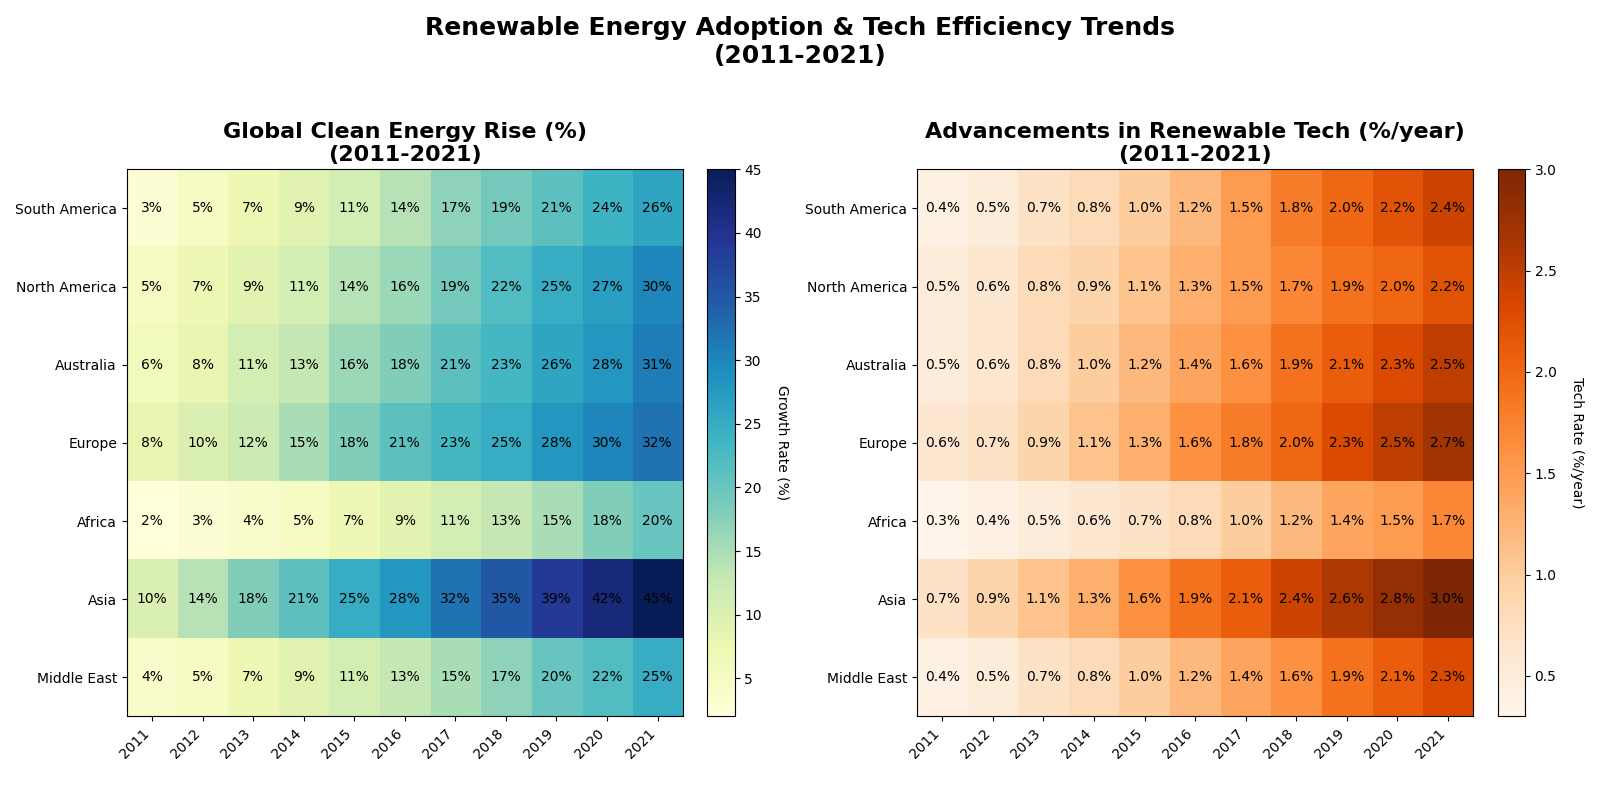

This chart was generated by the following Python code:
import numpy as np
import matplotlib.pyplot as plt

# Define years and regions
years = np.arange(2011, 2022)
regions = ["South America", "North America", "Australia", "Europe", "Africa", "Asia", "Middle East"]

# Adoption rates (%) data
adoption_rates = np.array([
    [3, 5, 7, 9, 11, 14, 17, 19, 21, 24, 26],    # South America
    [5, 7, 9, 11, 14, 16, 19, 22, 25, 27, 30],    # North America
    [6, 8, 11, 13, 16, 18, 21, 23, 26, 28, 31],   # Australia
    [8, 10, 12, 15, 18, 21, 23, 25, 28, 30, 32],  # Europe
    [2, 3, 4, 5, 7, 9, 11, 13, 15, 18, 20],       # Africa
    [10, 14, 18, 21, 25, 28, 32, 35, 39, 42, 45], # Asia
    [4, 5, 7, 9, 11, 13, 15, 17, 20, 22, 25]      # Middle East
])

# Efficiency improvement data (%/year)
efficiency_improvement = np.array([
    [0.4, 0.5, 0.7, 0.8, 1.0, 1.2, 1.5, 1.8, 2.0, 2.2, 2.4],   # South America
    [0.5, 0.6, 0.8, 0.9, 1.1, 1.3, 1.5, 1.7, 1.9, 2.0, 2.2],   # North America
    [0.5, 0.6, 0.8, 1.0, 1.2, 1.4, 1.6, 1.9, 2.1, 2.3, 2.5],   # Australia
    [0.6, 0.7, 0.9, 1.1, 1.3, 1.6, 1.8, 2.0, 2.3, 2.5, 2.7],   # Europe
    [0.3, 0.4, 0.5, 0.6, 0.7, 0.8, 1.0, 1.2, 1.4, 1.5, 1.7],   # Africa
    [0.7, 0.9, 1.1, 1.3, 1.6, 1.9, 2.1, 2.4, 2.6, 2.8, 3.0],   # Asia
    [0.4, 0.5, 0.7, 0.8, 1.0, 1.2, 1.4, 1.6, 1.9, 2.1, 2.3]    # Middle East
])

fig, axs = plt.subplots(nrows=1, ncols=2, figsize=(16, 8))

# Heatmap for Adoption Rates
im1 = axs[0].imshow(adoption_rates, cmap='YlGnBu', aspect='auto')
axs[0].set_title('Global Clean Energy Rise (%)\n(2011-2021)', fontsize=16, weight='bold')
axs[0].set_xticks(np.arange(len(years)))
axs[0].set_yticks(np.arange(len(regions)))
axs[0].set_xticklabels(years, rotation=45, ha='right')
axs[0].set_yticklabels(regions)
for i in range(len(regions)):
    for j in range(len(years)):
        axs[0].text(j, i, f'{adoption_rates[i, j]}%', ha='center', va='center', color='black')
cbar1 = plt.colorbar(im1, ax=axs[0], fraction=0.046, pad=0.04)
cbar1.set_label('Growth Rate (%)', rotation=270, labelpad=20)

# Heatmap for Efficiency Improvement
im2 = axs[1].imshow(efficiency_improvement, cmap='Oranges', aspect='auto')
axs[1].set_title('Advancements in Renewable Tech (%/year)\n(2011-2021)', fontsize=16, weight='bold')
axs[1].set_xticks(np.arange(len(years)))
axs[1].set_yticks(np.arange(len(regions)))
axs[1].set_xticklabels(years, rotation=45, ha='right')
axs[1].set_yticklabels(regions)
for i in range(len(regions)):
    for j in range(len(years)):
        axs[1].text(j, i, f'{efficiency_improvement[i, j]:.1f}%', ha='center', va='center', color='black')
cbar2 = plt.colorbar(im2, ax=axs[1], fraction=0.046, pad=0.04)
cbar2.set_label('Tech Rate (%/year)', rotation=270, labelpad=20)

plt.suptitle('Renewable Energy Adoption & Tech Efficiency Trends\n(2011-2021)', fontsize=18, weight='bold')
plt.tight_layout(rect=[0, 0.03, 1, 0.95])

plt.show()
